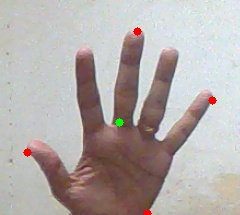
//> input picture Avance Francisco Frez/PruebasReconocedorMano/resources/center.jpg, 240 x 215 px, given in place of the camera
$ ./main   (built with g++ and OpenCV 4)
//> lines starting //> are read from the running program, lines starting //| are printed output that depends on the picture; after the words box and inside, x2 and y2 are one past the last pixel; in counts of white or black regions, pixels touching at a corner belong together
#include <iostream>
#include <opencv2/imgproc/imgproc.hpp>
#include <opencv2/highgui/highgui.hpp>
#include <opencv2/video/background_segm.hpp>

using namespace std;

int main(){
    cv::VideoCapture vid;   // Captura de vídeo
    vid.open(0);

    if(!vid.isOpened()) {
        cerr << "Cannot open the web cam." << endl;
        return 1;
    }

    cv::namedWindow("Control HSV", CV_WINDOW_AUTOSIZE);

    int lowH = 0, highH = 255;      // Valores mínimos/máximos de matiz
    int lowS = 0, highS = 255;      // Valores mínimos/máximos de saturación
    int lowV = 0, highV = 255;      // Valores mínimos/máximos de valor

    cvCreateTrackbar("LowH", "Control HSV", &lowH, 255);   // Hue(0 - 255)
//> slider 'LowH' is set to 51
    cvCreateTrackbar("HighH", "Control HSV", &highH, 255);

    cvCreateTrackbar("LowS", "Control HSV", &lowS, 255);   // Saturation(0 - 255)
//> slider 'LowS' is set to 51
    cvCreateTrackbar("HighS", "Control HSV", &highS, 255);

    cvCreateTrackbar("LowV", "Control HSV", &lowV, 255);   // Value(0 - 255)
//> slider 'LowV' is set to 51
    cvCreateTrackbar("HighV", "Control HSV", &highV, 255);

    cv::Mat img, HSV, threshold;

    // [8 lines of commented-out code are left out]

    while(1) {
        vid >> img;
//> img is the input picture: 215 rows x 240 cols, CV_8UC3; mean B, G, R 170.3, 172.5, 179.7
        //cv::cvtColor(img, gaussian, cv::COLOR_BGR2GRAY);
        //mog->apply(gaussian, fg, learningRate);

        cv::cvtColor(img, HSV, cv::COLOR_BGR2HSV);
//> HSV: 215 rows x 240 cols, CV_8UC3; mean H, S, V 67.5, 31.2, 184.2
        cv::inRange(HSV, cv::Scalar(lowH, lowS, lowV), cv::Scalar(highH, highS, highV), threshold);
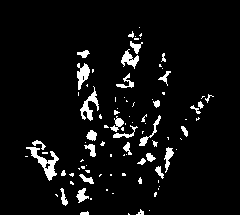
//> threshold: 215 rows x 240 cols, CV_8UC1; 5.8% white; 94 white regions (60 under 20 px), largest, box (x1, y1, x2, y2) and area: (26, 147, 59, 181) 348, (80, 86, 99, 121) 234, (77, 63, 90, 90) 198
        //cv::bitwise_and(fg, HSV, threshold);

        // morphological opening (remove small objects from the foreground)
        cv::erode(threshold, threshold, cv::getStructuringElement(cv::MORPH_ELLIPSE, cv::Size(5,5)) );
        cv::dilate(threshold, threshold, cv::getStructuringElement(cv::MORPH_ELLIPSE, cv::Size(5,5)) );

        // morphological closing (fill small holes in the foreground)
        cv::dilate(threshold, threshold, cv::getStructuringElement(cv::MORPH_ELLIPSE, cv::Size(5,5)) );
        cv::erode(threshold, threshold, cv::getStructuringElement(cv::MORPH_ELLIPSE, cv::Size(5,5)) );
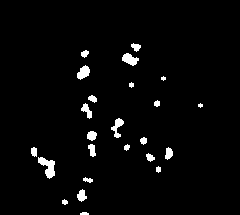
//> threshold: 215 rows x 240 cols, CV_8UC1; 2.9% white; 24 white regions (2 under 20 px), largest, box (x1, y1, x2, y2) and area: (38, 157, 55, 179) 199, (122, 53, 139, 66) 133, (77, 65, 90, 80) 124

        cv::imshow("Thresholded Image", threshold);     // Muestra imagen del umbral
        cv::imshow("Original", img);                    // Muestra imagen original

        if(cv::waitKey(10) != -1) break;
//> the Esc key is pressed
    }

    vid.release();
    return 0;
}

$ run again, on Avance Francisco Frez/PruebasReconocedorMano/resources/hull.jpg
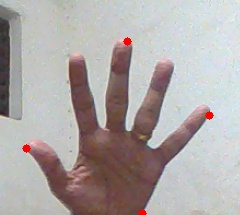
//> input picture Avance Francisco Frez/PruebasReconocedorMano/resources/hull.jpg, 240 x 215 px, given in place of the camera
//> img is the input picture: 215 rows x 240 cols, CV_8UC3; mean B, G, R 166.8, 168.1, 174.6
//> HSV: 215 rows x 240 cols, CV_8UC3; mean H, S, V 72.2, 30.1, 179.1
//> `cv::inRange(HSV, cv::Scalar(lowH, lowS, lowV), cv::Scalar(highH, highS..`:
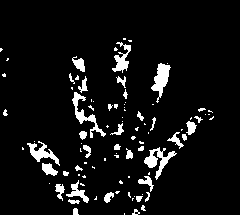
//> threshold: 215 rows x 240 cols, CV_8UC1; 7.1% white; 93 white regions (57 under 20 px), largest, box (x1, y1, x2, y2) and area: (144, 147, 177, 180) 367, (151, 63, 171, 103) 361, (72, 92, 106, 138) 347
//> `cv::erode(threshold, threshold, cv::getStructuringElement(cv::MORPH_EL..`:
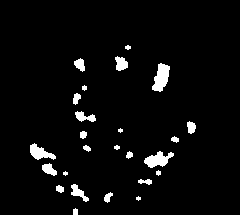
//> threshold: 215 rows x 240 cols, CV_8UC1; 4.1% white; 25 white regions (3 under 20 px), largest, box (x1, y1, x2, y2) and area: (152, 63, 170, 92) 327, (144, 151, 174, 168) 282, (30, 143, 56, 160) 230
